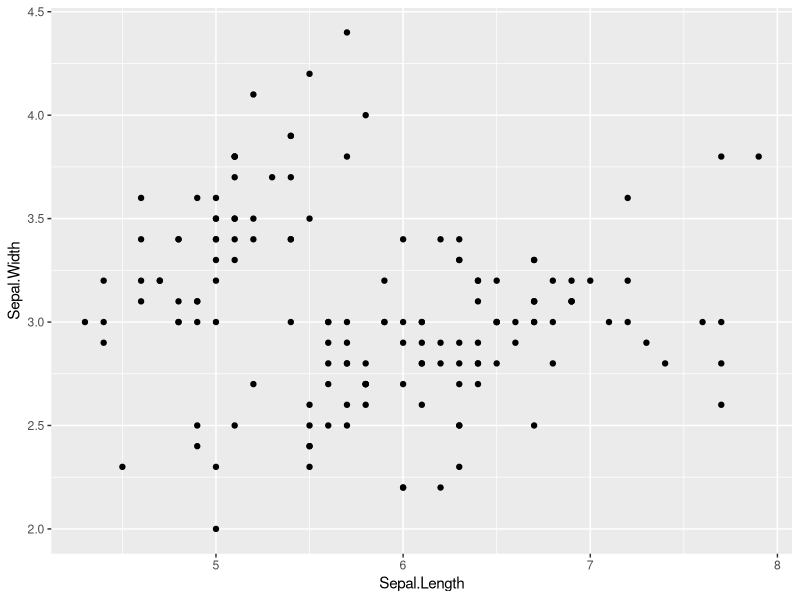
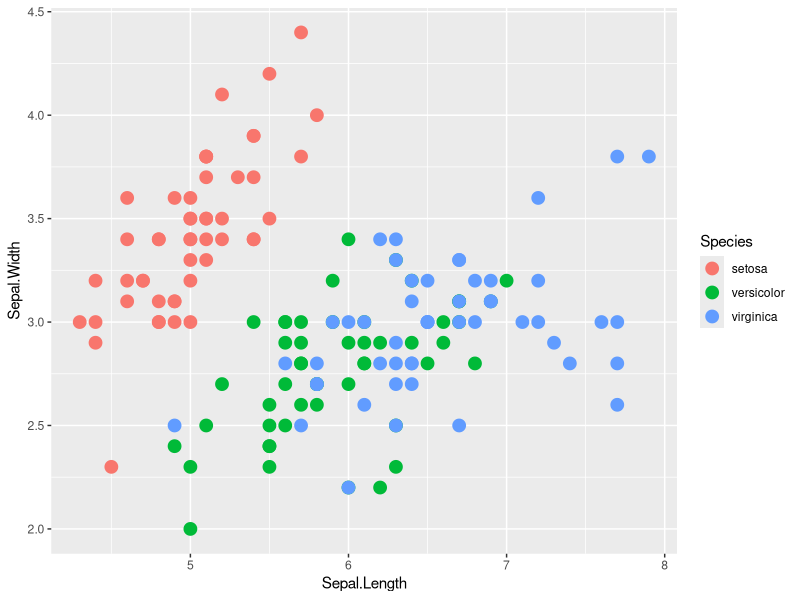
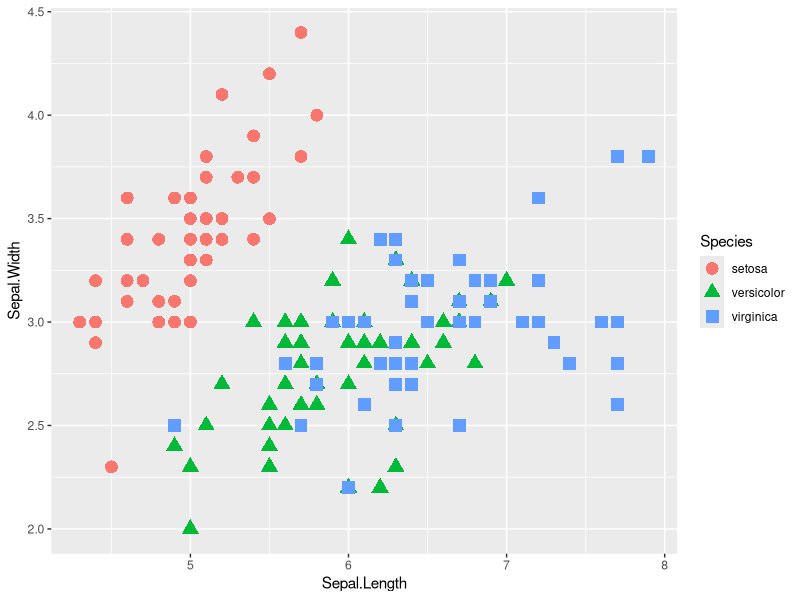
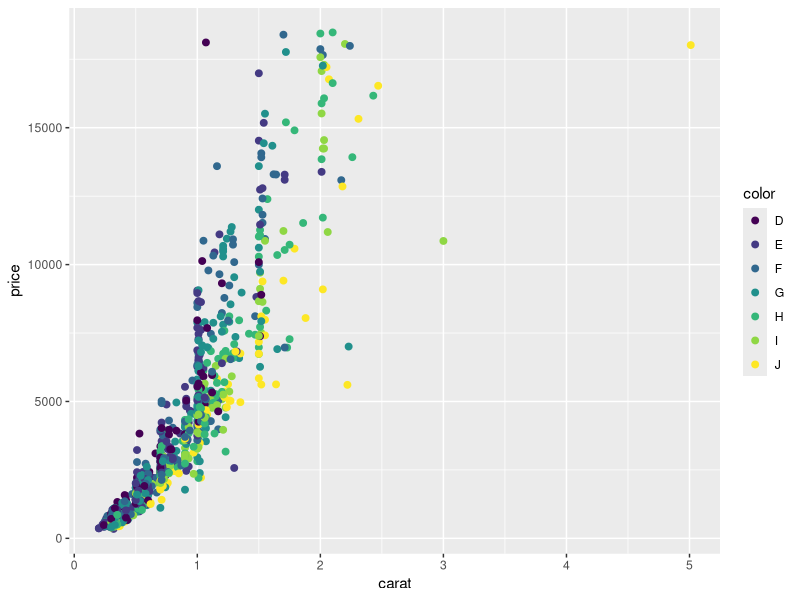

R code for these plots, in order:
# ggplot learning script
# Sidhardha Yepuri sidhardha@email.arizona.edu
# February 22, 2015

install.packages("ggplot2", dependencies=TRUE)
install.packages("plyr")
install.packages("ggthemes")
install.packages("reshape2")

library("ggplot2")
library("reshape2")
library("ggthemes")
library("plyr")

head(iris)

myplot <- ggplot(data=iris, aes(x=Sepal.Length, y=Sepal.Width))
summary(myplot)

ggplot(data=iris, aes(x=Sepal.Length, y=Sepal.Width)) + geom_point()
myplot <- myplot + geom_point()

ggplot(data=iris, aes(Sepal.Length, Sepal.Width, color=Species)) + geom_point(size=4)
ggplot(data=iris, aes(Sepal.Length, Sepal.Width, color=Species)) + 
   geom_point(aes(shape=Species), size=4)

d2 <- diamonds[sample(1:dim(diamonds)[1], 1000),]
dim(d2)

diamondPlot <- ggplot(data=d2, aes(carat,price, color=color)) + geom_point(size=2)
diamondPlot
